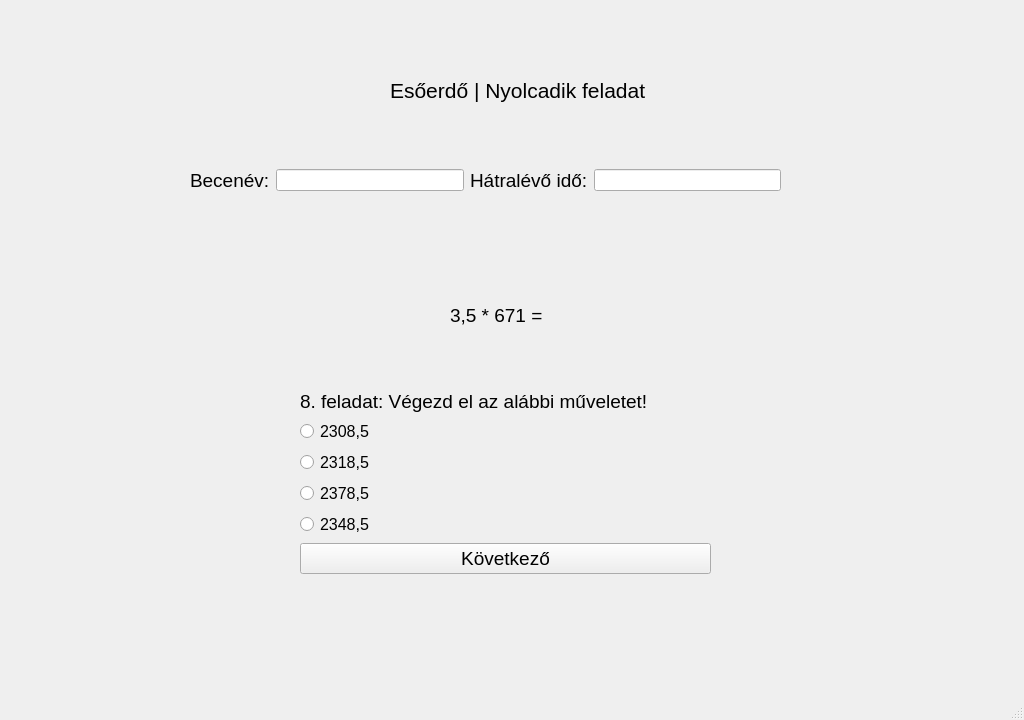
<?xml version="1.0" encoding="UTF-8"?>
<ui version="4.0">
 <class>ques1</class>
 <widget class="QMainWindow" name="ques1">
  <property name="geometry">
   <rect>
    <x>0</x>
    <y>0</y>
    <width>1024</width>
    <height>720</height>
   </rect>
  </property>
  <property name="windowTitle">
   <string>Játékos matematikai gyakorlóprogram</string>
  </property>
  <widget class="QWidget" name="centralwidget">
   <widget class="QLabel" name="label">
    <property name="geometry">
     <rect>
      <x>0</x>
      <y>-10</y>
      <width>1024</width>
      <height>720</height>
     </rect>
    </property>
    <property name="text">
     <string/>
    </property>
    <property name="pixmap">
     <pixmap>../szakdoga hátterek/Game_Background_38.jpg</pixmap>
    </property>
    <property name="scaledContents">
     <bool>true</bool>
    </property>
   </widget>
   <widget class="QLabel" name="label_4">
    <property name="geometry">
     <rect>
      <x>390</x>
      <y>70</y>
      <width>261</width>
      <height>41</height>
     </rect>
    </property>
    <property name="sizePolicy">
     <sizepolicy hsizetype="Expanding" vsizetype="Preferred">
      <horstretch>0</horstretch>
      <verstretch>0</verstretch>
     </sizepolicy>
    </property>
    <property name="font">
     <font>
      <pointsize>16</pointsize>
     </font>
    </property>
    <property name="cursor">
     <cursorShape>ArrowCursor</cursorShape>
    </property>
    <property name="text">
     <string>Esőerdő | Nyolcadik feladat</string>
    </property>
   </widget>
   <widget class="QWidget" name="horizontalLayoutWidget">
    <property name="geometry">
     <rect>
      <x>190</x>
      <y>140</y>
      <width>591</width>
      <height>81</height>
     </rect>
    </property>
    <layout class="QHBoxLayout" name="horizontalLayout">
     <item>
      <widget class="QLabel" name="label_2">
       <property name="font">
        <font>
         <pointsize>14</pointsize>
        </font>
       </property>
       <property name="text">
        <string>Becenév:</string>
       </property>
      </widget>
     </item>
     <item>
      <widget class="QLineEdit" name="T1">
       <property name="sizePolicy">
        <sizepolicy hsizetype="Expanding" vsizetype="Fixed">
         <horstretch>0</horstretch>
         <verstretch>0</verstretch>
        </sizepolicy>
       </property>
      </widget>
     </item>
     <item>
      <widget class="QLabel" name="label_3">
       <property name="font">
        <font>
         <pointsize>14</pointsize>
        </font>
       </property>
       <property name="text">
        <string>Hátralévő idő:</string>
       </property>
      </widget>
     </item>
     <item>
      <widget class="QLineEdit" name="T2">
       <property name="sizePolicy">
        <sizepolicy hsizetype="Expanding" vsizetype="Fixed">
         <horstretch>0</horstretch>
         <verstretch>0</verstretch>
        </sizepolicy>
       </property>
      </widget>
     </item>
    </layout>
   </widget>
   <widget class="QWidget" name="formLayoutWidget">
    <property name="geometry">
     <rect>
      <x>300</x>
      <y>390</y>
      <width>411</width>
      <height>251</height>
     </rect>
    </property>
    <layout class="QFormLayout" name="formLayout">
     <property name="labelAlignment">
      <set>Qt::AlignLeading|Qt::AlignLeft|Qt::AlignTop</set>
     </property>
     <item row="1" column="0">
      <widget class="QLabel" name="label_5">
       <property name="font">
        <font>
         <pointsize>14</pointsize>
        </font>
       </property>
       <property name="text">
        <string>8. feladat: Végezd el az alábbi műveletet!</string>
       </property>
      </widget>
     </item>
     <item row="2" column="0">
      <widget class="QRadioButton" name="R1">
       <property name="font">
        <font>
         <pointsize>12</pointsize>
        </font>
       </property>
       <property name="text">
        <string>2308,5</string>
       </property>
      </widget>
     </item>
     <item row="3" column="0">
      <widget class="QRadioButton" name="R2">
       <property name="font">
        <font>
         <pointsize>12</pointsize>
        </font>
       </property>
       <property name="text">
        <string>2318,5</string>
       </property>
      </widget>
     </item>
     <item row="4" column="0">
      <widget class="QRadioButton" name="R3">
       <property name="font">
        <font>
         <pointsize>12</pointsize>
        </font>
       </property>
       <property name="text">
        <string>2378,5</string>
       </property>
      </widget>
     </item>
     <item row="6" column="0" colspan="2">
      <widget class="QPushButton" name="B1">
       <property name="font">
        <font>
         <pointsize>14</pointsize>
        </font>
       </property>
       <property name="text">
        <string>Következő</string>
       </property>
      </widget>
     </item>
     <item row="5" column="0">
      <widget class="QRadioButton" name="R4">
       <property name="font">
        <font>
         <pointsize>12</pointsize>
        </font>
       </property>
       <property name="text">
        <string>2348,5</string>
       </property>
      </widget>
     </item>
    </layout>
   </widget>
   <widget class="QLabel" name="label_6">
    <property name="geometry">
     <rect>
      <x>450</x>
      <y>280</y>
      <width>101</width>
      <height>71</height>
     </rect>
    </property>
    <property name="text">
     <string>&lt;html&gt;&lt;head/&gt;&lt;body&gt;&lt;p&gt;&lt;span style=&quot; font-size:14pt;&quot;&gt;3,5 * 671 =&lt;/span&gt;&lt;/p&gt;&lt;/body&gt;&lt;/html&gt;</string>
    </property>
    <property name="scaledContents">
     <bool>true</bool>
    </property>
   </widget>
  </widget>
  <widget class="QMenuBar" name="menubar">
   <property name="geometry">
    <rect>
     <x>0</x>
     <y>0</y>
     <width>1024</width>
     <height>21</height>
    </rect>
   </property>
  </widget>
  <widget class="QStatusBar" name="statusbar"/>
 </widget>
 <resources/>
 <connections/>
</ui>
